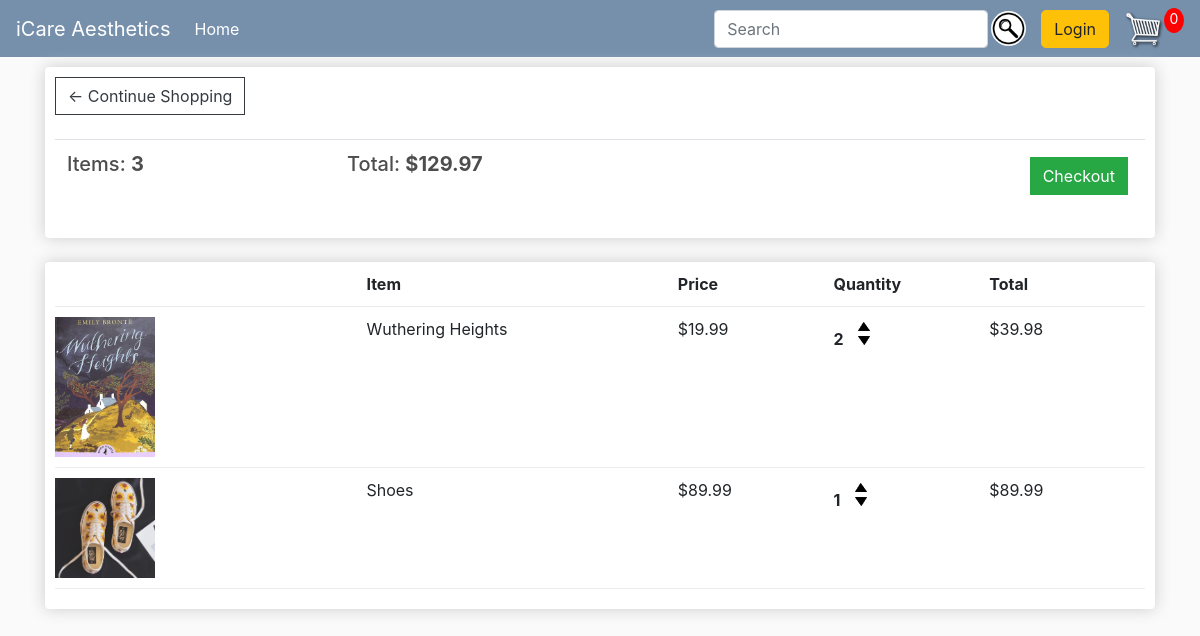
The app's page /cart/ (signed in) with its own data.
### store/models.py (models this page shows, shortened)
class Order(models.Model):
    customer = models.ForeignKey(Customer, on_delete=models.SET_NULL, blank=True, null=True)
    date_ordered = models.DateTimeField(auto_now_add=True)
    complete = models.BooleanField(default=False, null=True, blank=False)
    transaction_id = models.CharField(max_length=200, null=True)
    @property
    def get_cart_total(self):
        orderitems = self.orderitem_set.all()
        total = sum([item.get_total for item in orderitems])
        return total
    @property
    def get_cart_items(self):
        orderitems = self.orderitem_set.all()
        total = sum([item.quantity for item in orderitems])
        return total

class OrderItem(models.Model):
    product = models.ForeignKey(Product, on_delete = models.SET_NULL, blank=True, null=True)
    order = models.ForeignKey(Order, on_delete=models.SET_NULL, blank=True, null=True)
    quantity = models.IntegerField(default=0, null=True, blank=True)
    date_added = models.DateTimeField(auto_now_add=True)
    @property
    def get_total(self):
        total = self.product.price * self.quantity
        return total

class Product(models.Model):
    name = models.CharField(max_length=200, null=True)
    price = models.FloatField()
    digital = models.BooleanField(default=False, null=True, blank=False)
    image = models.ImageField(null=True, blank=True)
    @property
    def imageURL(self):
        try:
            url = self.image.url
        except:
            url = ''
        return url

### store/views.py (the view)
# urls.py: path('cart/', views.cart, name='cart'),
def cart(request):
    if request.user.is_authenticated:
        customer = request.user.customer
        order, created = Order.objects.get_or_create(customer=customer, complete=False)
        items =  order.orderitem_set.all()
    else:
        items = []
        order = {'get_cart_total':0, 'get_cart_items':0}
    context = {'items': items, 'order':order}
    return render(request, 'store/cart.html', context)

### store/templates/store/cart.html
{% extends 'store/base.html' %}
{% load static %}
{% block content %}
<div class="row">
    <div class="col-lg-12">
        <div class="box-element">
            <a class="btn btn-outline-dark" href="{% url 'store' %}">&#x2190; Continue Shopping</a>
            <br>
            <br>
            <table class="table">
                <tr>
                    <th><h5>Items: <strong>{{order.get_cart_items}}</strong></h5></th>
                    <th><h5>Total: <strong>${{order.get_cart_total|floatformat:2}}</strong></h5></th>
                    <th>
                        <a style="float:right; margin:5px" class="btn btn-success" href="{% url 'checkout' %}">Checkout</a>
                    </th>
                </tr>
            </table>
        </div>
        <br>
        <div class="box-element">
            <div class="cart-row">
                <div style="flex: 2"></div>
                <div style="flex: 2"><strong>Item</strong></div>
                <div style="flex: 1"><strong>Price</strong></div>
                <div style="flex: 1"><strong>Quantity</strong></div>
                <div style="flex: 1"><strong>Total</strong></div>
            </div>
           {% for item in items %}
            <div class="cart-row">
                <div style="flex: 2"><img class="row-image" src="{{item.product.imageURL}}"></div>
                <div style="flex: 2">{{item.product.name}}</div>
                <div style="flex: 1">${{item.product.price|floatformat:2}}</div>
                <div style="flex: 1">
                    <p class="quantity">{{item.quantity}}</p>
                    <div class="quantity">
                        <img class="chg-quantity" src="{% static 'images/arrow-up.png'%}">
                        <img class="chg-quantity" src="{% static 'images/arrow-down.png' %}">
                    </div>
                </div>
                <div style="flex: 1">${{item.get_total}}</div>
            </div>
            {% endfor %}
        </div>
    </div>
</div>
{% endblock content %}

### static/css/main.css (style rules this page uses)
body { background-color: hsl(0, 0%, 98%); }
h1,h2,h3,h4,h5,h6 { color:hsl(0, 0%, 30%); }
.box-element { box-shadow:hsl(0, 0%, 80%) 0 0 16px; background-color: #fff; border-radius: 4px; padding: 10px; }
.col-lg-4, .col-lg-6, .col-lg-8, .col-lg-12 { margin-top: 10px; }
.btn { border-radius: 0; }
.row-image { width: 100px; }
.cart-row { display: flex; align-items: flex-stretch; padding-bottom: 10px; margin-bottom: 10px; border-bottom: 1px solid #ececec; }
.quantity { display: inline-block; font-weight: 700; padding-right:10px; }
.chg-quantity { width: 12px; cursor: pointer; display: block; margin-top: 5px; transition:.1s; }

### records on screen
Order: get_cart_items "3", get_cart_total "129.97"
OrderItem: product.imageURL (picture), product.name "Wuthering Heights", product.price "19.99", quantity "2", get_total "39.98"
OrderItem: product.imageURL (picture), product.name "Shoes", product.price "89.99", quantity "1", get_total "89.99"
